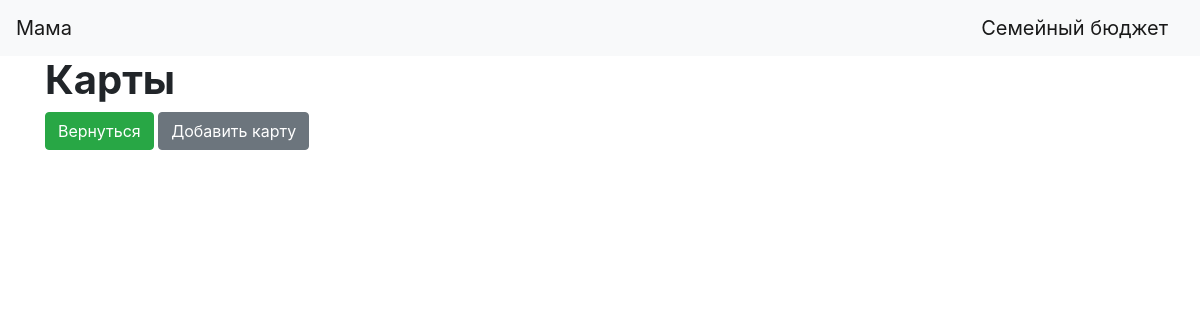
The page /cards_table (signed in) on the database as committed earlier.
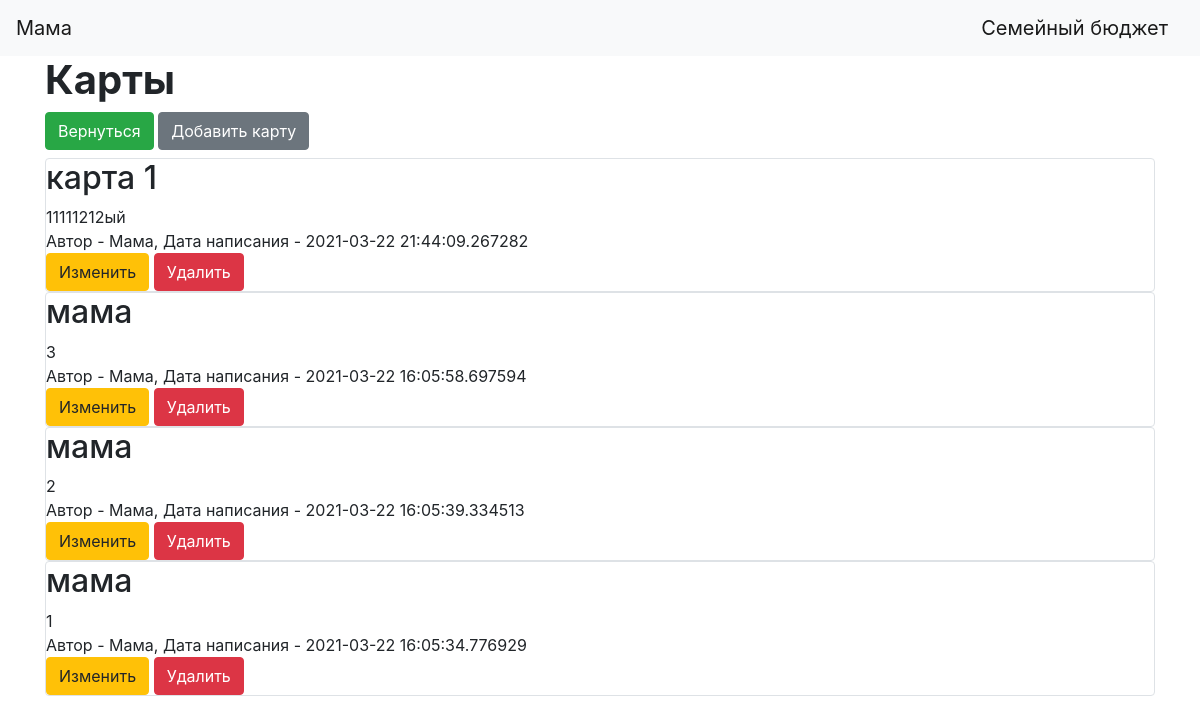
The same page on the database as committed later.
### data/cards.py (models this page shows)
class Cards(SqlAlchemyBase):
    __tablename__ = 'cards'
    id = sqlalchemy.Column(sqlalchemy.Integer,
                           primary_key=True, autoincrement=True)
    title = sqlalchemy.Column(sqlalchemy.String, nullable=True)
    content = sqlalchemy.Column(sqlalchemy.String, nullable=True)
    created_date = sqlalchemy.Column(sqlalchemy.DateTime,
                                     default=datetime.datetime.now)
    user_id = sqlalchemy.Column(sqlalchemy.Integer,
                                sqlalchemy.ForeignKey("users.id"))
    user = orm.relation('User')

### data/users.py (models this page shows, shortened)
class User(SqlAlchemyBase, UserMixin):
    __tablename__ = 'users'
    id = sqlalchemy.Column(sqlalchemy.Integer,
                           primary_key=True, autoincrement=True)
    name = sqlalchemy.Column(sqlalchemy.String, nullable=True)
    email = sqlalchemy.Column(sqlalchemy.String,
                              index=True, unique=True, nullable=True)
    hashed_password = sqlalchemy.Column(sqlalchemy.String, nullable=True)
    created_date = sqlalchemy.Column(sqlalchemy.DateTime,
                                     default=datetime.datetime.now)
    cards = orm.relation("Cards", back_populates='user')
    type_of_operation = orm.relation('Type_of_operation', back_populates='user')
    owner_money = orm.relation("Owner_money", back_populates='user')
    resource = orm.relation("Resource", back_populates='user')
    operations = orm.relation('Operations', back_populates='user')

### main.py (the view)
@app.route('/cards_table')
def get_cards_table():
    db_sess = db_session.create_session()
    cards = db_sess.query(Cards).filter(Cards.user_id == current_user.id)
    return render_template("cards_table.html", cards=cards)

### data/db_session.py (called while the page is built)
def create_session() -> Session:
    global __factory
    return __factory()

### main.py (called while the page is built)
@login_manager.user_loader
def load_user(user_id):
    db_sess = db_session.create_session()
    return db_sess.query(User).get(user_id)

### templates/cards_table.html (shortened to what this page needs)
{% extends "base.html" %}
{% block content %}
<h1><b>Карты</b></h1>
<a href="/" class="btn btn-success">Вернуться</a>
<a href="cards" class="btn btn-secondary">Добавить карту</a>
{% for item in cards[::-1]%}
<div class="col-md6 border rounded">
    <h2>{{item.title}}</h2>
    <div>
        {{item.content}}
    </div>
    <div>
        Автор - {{item.user.name}}, Дата написания - {{item.created_date}}
    </div>
    {% if current_user.is_authenticated and current_user == item.user %}
    <div>
        <a href="/cards/{{ item.id }}" class="btn btn-warning">
            Изменить
        </a>
        <a href="/cards_delete/{{ item.id }}" class="btn btn-danger">
            Удалить
        </a>
    </div>
{% endif %}
</div>
{% endfor %}
{% endblock %}

Rows that differ between the two databases and show on the page:
added Cards: title "карта 1", content "11111212ый", user.name "Мама", created_date "2021-03-22 21:44:09.267282"
added Cards: title "мама", content "3", user.name "Мама", created_date "2021-03-22 16:05:58.697594"
added Cards: title "мама", content "2", user.name "Мама", created_date "2021-03-22 16:05:39.334513"
added Cards: title "мама", content "1", user.name "Мама", created_date "2021-03-22 16:05:34.776929"
